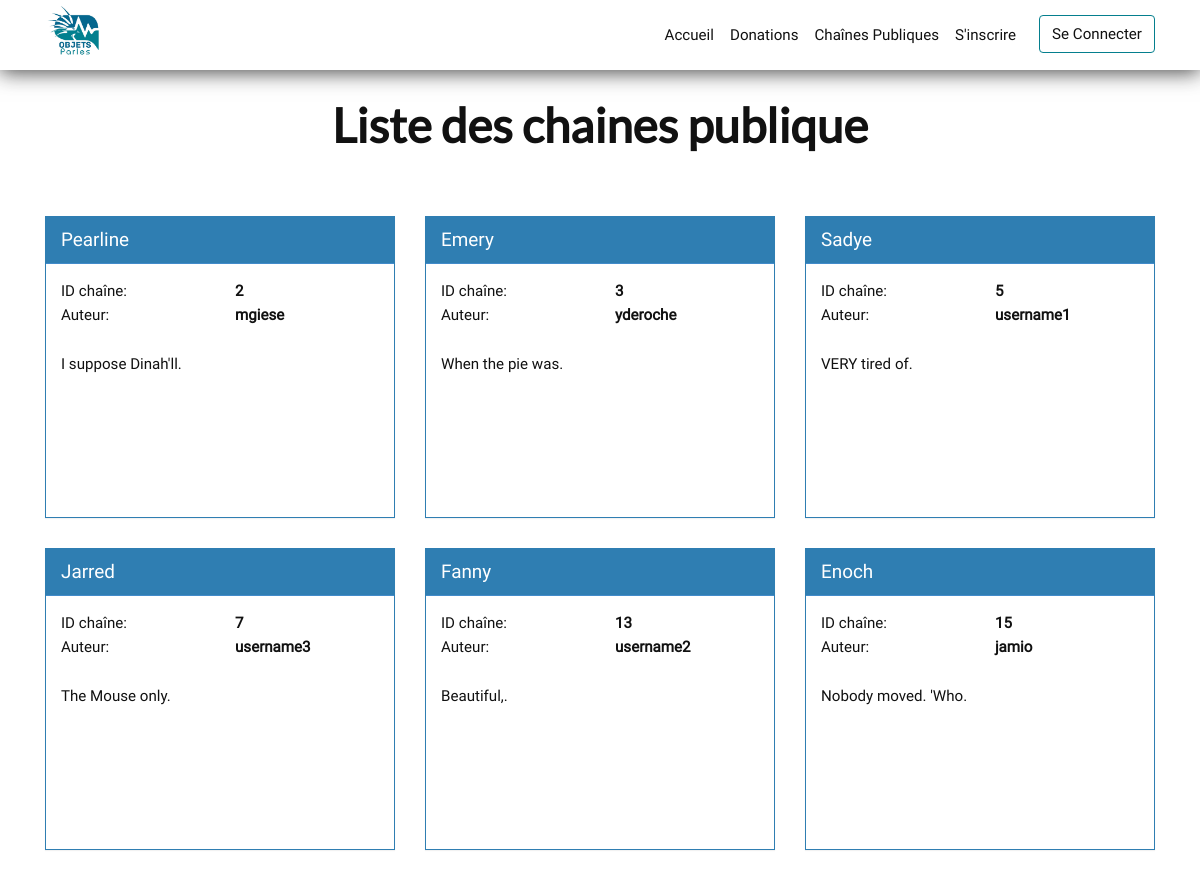
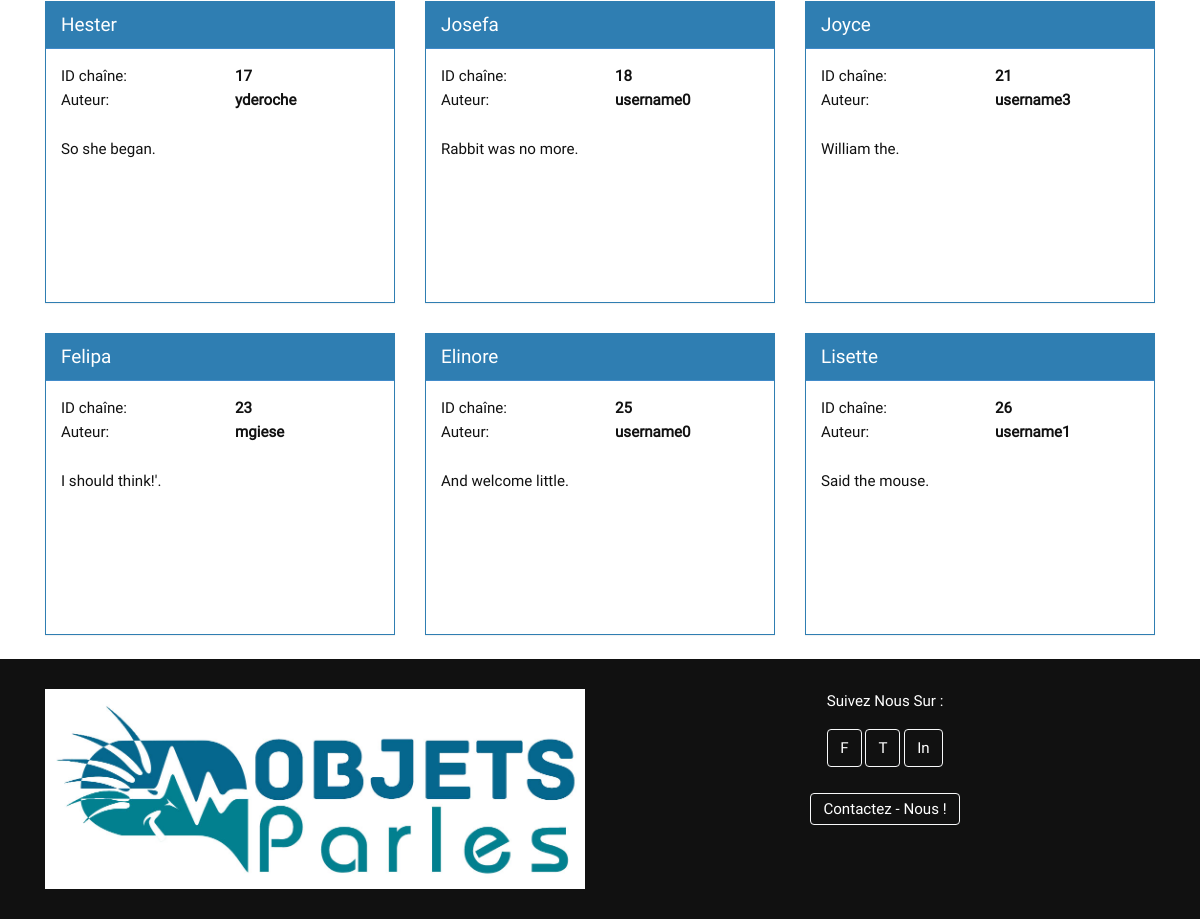
The app's page /index.php/chaines-publiques with its own data (2 pictures, top to bottom).
### tables this page shows
CREATE TABLE `channel` (
  `idchannel` int(11) NOT NULL,
  `name` varchar(45) NOT NULL,
  `public` tinyint(1) NOT NULL,
  `comments` varchar(255) DEFAULT NULL
);

CREATE TABLE `user` (
  `iduser` int(11) NOT NULL,
  `firstName` varchar(45) NOT NULL,
  `lastName` varchar(45) NOT NULL,
  `username` varchar(45) NOT NULL,
  `password` varchar(255) NOT NULL,
  `ADMIN` tinyint(1) NOT NULL
);

### controllers.php (called while the page is built, shortened)
<?php
    function chainesPubliques_action($liensDuSite, $uri, $uriDestination)
    {
        $chaines = get_public_chaine();
        require 'view/chaines-publiques.php';
    }
?>

### model.php (called while the page is built, shortened)
<?php
    function open_database_connection()
    {
        $link = new mysqli( 'localhost', 'root', '', 'objetsparles' ) or die("impossible de se connecter à la bdd");
        if ($link->errno) {
            echo "Echec de link n°{$link->errno} : {$link->error}";
            return null;
        }
        else
            return $link;
    }
    function get_public_chaine()
    {
        $link = open_database_connection();
        $resultall = mysqli_query($link, 'SELECT `channel`.`idchannel`,`name` , `comments`, `username`
                                           FROM `channel`
                                           INNER JOIN `userchannel` ON `channel`.`idchannel` = `userchannel`.`idchannel`
                                           INNER JOIN `user` ON `userchannel`.`iduser` = `user`.`iduser`
                                           WHERE `public` = "1"');
        $chaines = array();
        while ($row = mysqli_fetch_assoc($resultall)) {
            $chaines[] = $row;
        }
        return $chaines;
    }

### view/chaines-publiques.php (the view, shortened to what this page needs)
<?php
    $bodyClass = 'chaines-publique';
?>
<header class="title_privatelist">
    <?php require "menu.php"; ?>
    <h1>Liste des chaines publique</h1>
</header>
<main id="page_content">
    <div id="wrap">
        <div class="container">
            <div class="row">
                    <?php foreach($chaines as $chaine ) : ?>
                    <div class="col-md-4">
                        <div class="panel panel-primary">
                            <div class="panel-heading ellipsis">
                                <a href="<?php echo $liensDuSite['uriChaine'].'?id='.$chaine['idchannel']; ?>">
                                    <?php echo $chaine['name']; ?>
                                </a>
                            </div>
                            <div class="panel-body">
                                <div class="row">
                                    <div class="channel_id">ID chaîne:</div>
                                    <div class="channel_id">
                                        <b><?php echo $chaine['idchannel']; ?></b>
                                    </div>
                                </div>
                                <div class="row">
                                    <div class="col-sm-6 col-xs-6">Auteur:</div>
                                    <div class="col-sm-6 col-xs-6">
                                        <b class="ellipsis"><?php echo $chaine['username']; ?></b>
                                    </div>
                                </div>
                                <p class="public_channel_description"><?php echo $chaine['comments']; ?></p>
                            </div>
                        </div>
                    </div>
                    <?php endforeach ?>
                </div>
            </div>
        </div>
</main>
<?php
    $content = ob_get_clean();
    include 'layout.php';
?>

### index.php (shortened to what this page needs)
<?php
require_once 'model.php';
require_once 'controllers.php';
$liensDuSite = [
    'uriHome'           => '/OBJETSPARLES/index.php',
    'uriCapteur'         => '/OBJETSPARLES/index.php/capteur',
    'uriChaine'         => '/OBJETSPARLES/index.php/chaine',
    'uriChainePub'      => '/OBJETSPARLES/index.php/chaines-publiques',
    'uriMaChaine'       => '/OBJETSPARLES/index.php/mes-chaines',
    'uriDonation'       => '/OBJETSPARLES/index.php/donation',
    'uriInscrire'       => '/OBJETSPARLES/index.php/inscrire',
    'uriLogin'          => '/OBJETSPARLES/index.php/login',
    'uriLogout'         => '/OBJETSPARLES/index.php/logout',
    'uriAdmin'          => '/OBJETSPARLES/index.php/admin',
    'uriGUsers'         => '/OBJETSPARLES/index.php/admin/users',
    'uriEUser'          => '/OBJETSPARLES/index.php/edit-user',
    'uriGChaines'       => '/OBJETSPARLES/index.php/admin/chaines',
    'uriCreateC'        => '/OBJETSPARLES/index.php/create-channel',
];
$uri = parse_url($_SERVER['REQUEST_URI'], PHP_URL_PATH);
 if ($uri == $liensDuSite['uriHome']){
    accueil_action($liensDuSite, $uri);
} elseif($uri == $liensDuSite['uriDonation']){
    donation_action($liensDuSite, $uri);
} elseif($uri == $liensDuSite['uriChainePub']){
    chainesPubliques_action($liensDuSite, $uri, $liensDuSite['uriChaine']);
}

### view/menu.php (shortened to what this page needs)
<?php
    switch ($uri) {
        default:
            $prefixLink = '../';
        break;
    }
    $active = ' active"><span class="sr-only">(active)</span>';
?>
<nav class="navbar navbar-expand-lg <?php echo (($prefixLink == "") ? " sticky": "fixed" );?>-top main-nav">
    <div class="container d-flex flex-md-row">
        <div class="navbar-brand">
            <img src="<?php echo $prefixLink ?>img/navbrand.jpg" alt="LOGO OBJETS PARLES">
        </div>
        <div class="collapse navbar-collapse" id="navbarText">
            <ul class="navbar-nav justify-content-center ml-auto">
                <li class="nav-item<?php echo ($uri == $liensDuSite['uriHome']) ? $active : '">'; ?>
                    <a class="nav-link" href="<?php echo $liensDuSite['uriHome']; ?>">Accueil</a>
                </li>
                <li class="nav-item<?php echo ($uri == $liensDuSite['uriDonation']) ? $active : '">'; ?>
                    <a class="nav-link" href="<?php echo $liensDuSite['uriDonation']; ?>">Donations</a>
                </li>
                <li class="nav-item<?php echo ($uri == $liensDuSite['uriChainePub']) ? $active : '">'; ?>
                    <a class="nav-link" href="<?php echo $liensDuSite['uriChainePub']; ?>">Chaînes Publiques</a>
                </li>
                <?php if (!isset($_SESSION['user'])) {  ?>
                <li class="nav-item<?php echo ($uri == $liensDuSite['uriInscrire']) ? $active : '">'; ?>
                    <a class="nav-link" href="<?php echo $liensDuSite['uriInscrire']; ?>">S'inscrire</a>
                </li>
                <li class="nav-item<?php echo ($uri == $liensDuSite['uriLogin']) ? $active : '">'; ?>
                    <a class="border-light nav-link" href="<?php echo $liensDuSite['uriLogin']; ?>">Se Connecter</a>
                </li>
                <?php } ?>
            </ul>
        </div>
    </div>
</nav>

### view/layout.php (shortened to what this page needs)
<!doctype html>
<html lang="fr">
<head>
    <link rel="stylesheet" href="<?php echo $prefixLink; ?>css/bootstrap.min.css">
    <link rel="stylesheet" href="<?php echo $prefixLink; ?>css/main.css">
</head>
<body class="<?php echo $bodyClass; ?>">
    <?php echo $content; ?>
    <footer>
        <div class="container">
            <div class="row">
                <figure class="col-sm-6">
                    <img src="<?php echo $prefixLink; ?>img/footer-logo.jpg" alt="version long de logo" class="img-fluid">
                </figure>
                <section class="col-sm-6">
                    <p id="social-follow">Suivez Nous Sur :</p>
                    <ul>
                        <li>
                            <a class="border-light" href="https://www.facebook.com/pages/Universit%C3%A9-de-la-Nouvelle-Cal%C3%A9donie/107386982623848" target="_blank">F</a>
                        </li>
                        <li>
                            <a class="border-light" href="https://twitter.com/unc_nc" target="_blank">T</a>
                        </li>
                        <li>
                            <a class="border-light" href="https://www.linkedin.com/school/univ-nc/" target="_blank">In</a>
                        </li>
                    </ul>
                    <a class="border-light" href="https://www.facebook.com/mael.giese.52" target="_blank">Contactez - Nous !</a>
                </section>
            </div>
        </div>
    </footer>
</body>
</html>

### css/main.css (style rules this page uses)
.main-nav { transition: .6s all ease-in-out; }
.main-nav, .main-nav ul { padding-top: 0 !important; padding-bottom: 0 !important; }
.main-nav ul li { height: 70px; padding: 15px 0; transition: .6s all ease-in-out; }
.main-nav ul li .border-light { margin-left: 15px; }
.main-nav.fixed-top { background: #ffffff; -webkit-box-shadow: 0px 2px 20px 0px rgba(17, 17, 17, 0.8); -moz-box-shadow: 0px 2px 20px 0px rgba(17, 17, 17, 0.8); box-shadow: 0px 2px 20px 0px rgba(17, 17, 17, 0.8); }
.main-nav .dropdown>ul>li a, .main-nav.fixed-top ul li a { color: #111111; transition: .6s all ease-in-out; }
.navbar-brand img { height: 60px; width: auto; }
.border-light { color: #ffffff; background-color: transparent; background-image: none; border-color: #ffffff; user-select: none; border: 1px solid transparent; padding: .375rem .75rem !important; border-radius: .25rem; transition: all .15s ease-in-out; }
.main-nav.fixed-top .border-light.nav-link { border-color: #057f8e !important; }
figure { width: 100%; }
body:not(.page-accueil) { padding-top: 100px; }
footer { background-color: #111; color: #fff; padding-top: 30px; padding-bottom: 30px; text-align: center; }
footer figure { margin: 0; }
footer ul { padding: 0; margin: 0 0 30px 0; list-style: none; display: block; }
footer ul li, footer ul li a { display: inline-block; }
#wrap { min-height: 100%; height: auto; margin: 0 auto -56px; padding: 0 0 60px; }
.title_privatelist h1 { padding-bottom: 1em; text-align: center; }
@media (min-width: 768px) { .channel_id { width: 50%; float: left; } }
.channel_id { width: 50%; float: left; position: relative; min-height: 1px; padding-right: 15px; padding-left: 15px; }
.public_channel_description { height: 140px; overflow: hidden; margin: 25px 0 10px; }
.panel-heading { padding: 10px 15px; border-bottom: 1px solid transparent; border-top-right-radius: 3px; border-top-left-radius: 3px; }
.panel-heading>a { color: white; font-size: 20px; line-height: 25px; text-align: left; background: 0 0; }
.panel { margin-bottom: 20px; background-color: white; border: 1px solid transparent; border-radius: 4px; -webkit-box-shadow: 0 1px 1px rgba(0, 0, 0, .05); box-shadow: 0 1px 1px rgba(0, 0, 0, .05); }
.panel-primary { border-color: #2F7EB2; -webkit-border-radius: 0; -moz-border-radius: 0; border-radius: 0; margin-top: 10px; }
.panel-primary>.panel-heading { color: #fff; border-color: #428bca; background-color: #2F7EB2; -webkit-border-radius: 0; -moz-border-radius: 0; border-radius: 0; }
.ellipsis { overflow: hidden; text-overflow: ellipsis; white-space: nowrap; word-wrap: break-word; }
.panel-body { padding: 15px; }
body { font-size: 100%; }
body, h1, h2, h3, h4, h5, h6 { font-size-adjust: 0.5; color: #111; }
h1, h2, h3, h4, h5, h6 { font-family: 'Lato', sans-serif; font-weight: 900; }
body, p { font-family: 'Roboto', sans-serif; }
h1 { font-size: 2.998em; line-height: 1.25; }
@media (min-width: 43.75em) { h1 { font-size: 2.5em; line-height: 1.125; } }
@media (min-width: 56.25em) { h1 { font-size: 3em; line-height: 1.05; } }
html { color: #222; font-size: 1em; line-height: 1.4; }
audio, canvas, iframe, img, svg, video { vertical-align: middle; }

### records on screen
channel: name "Pearline", idchannel "2", user.username "mgiese", comments "I suppose Dinah'll."
channel: name "Emery", idchannel "3", user.username "yderoche", comments "When the pie was."
channel: name "Sadye", idchannel "5", user.username "username1", comments "VERY tired of."
channel: name "Jarred", idchannel "7", user.username "username3", comments "The Mouse only."
channel: name "Fanny", idchannel "13", user.username "username2", comments "Beautiful,."
channel: name "Enoch", idchannel "15", user.username "jamio", comments "Nobody moved. 'Who."
channel: name "Hester", idchannel "17", user.username "yderoche", comments "So she began."
channel: name "Josefa", idchannel "18", user.username "username0", comments "Rabbit was no more."
channel: name "Joyce", idchannel "21", user.username "username3", comments "William the."
channel: name "Felipa", idchannel "23", user.username "mgiese", comments "I should think!'."
channel: name "Elinore", idchannel "25", user.username "username0", comments "And welcome little."
channel: name "Lisette", idchannel "26", user.username "username1", comments "Said the mouse."
